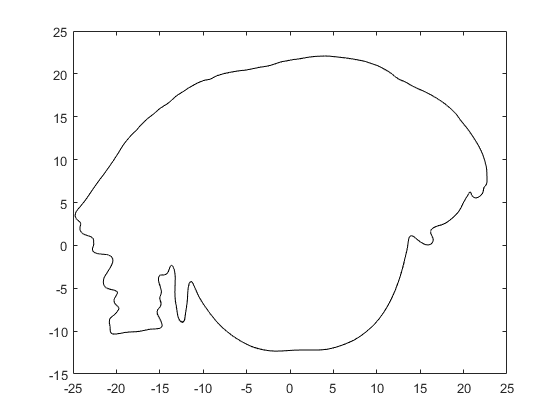
%> input picture body/onecicle.png, 560 x 420 px
$ octave lunkuotiqu.m   (GNU Octave 9; MATLAB toolbox functions it lacks are replaced by stand-ins)
%> lines starting %> are read from the running program, lines starting %| are printed output that depends on the picture; in (x1, y1, x2, y2) boxes, pixels count from 0 and x2, y2 are one past the last pixel; in counts of white or black regions, pixels touching at a corner belong together; the program's own positions count from 1
clc;clear ;close all;
im = imread('onecicle.png');
%> im is the input picture: size 420x560x3 uint8; min 0, max 255, mean 251.3

imshow(im);
bw = im2bw(im);
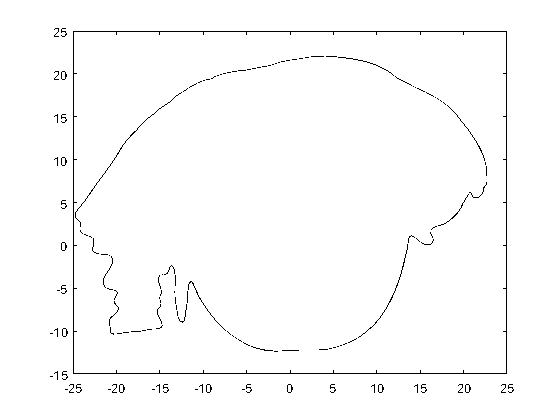
%> bw: size 420x560 logical; 98.5% white; black in thin lines or dots, all inside (x1, y1, x2, y2) = (50, 28, 514, 393)

contour = bwperim(bw);
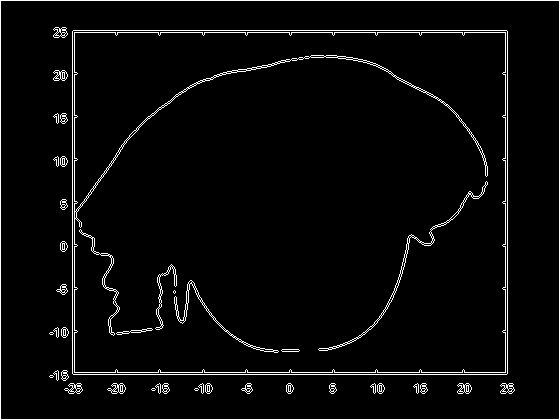
%> contour: size 420x560 logical; 3.7% white in thin lines or dots
figure

imshow(contour);
